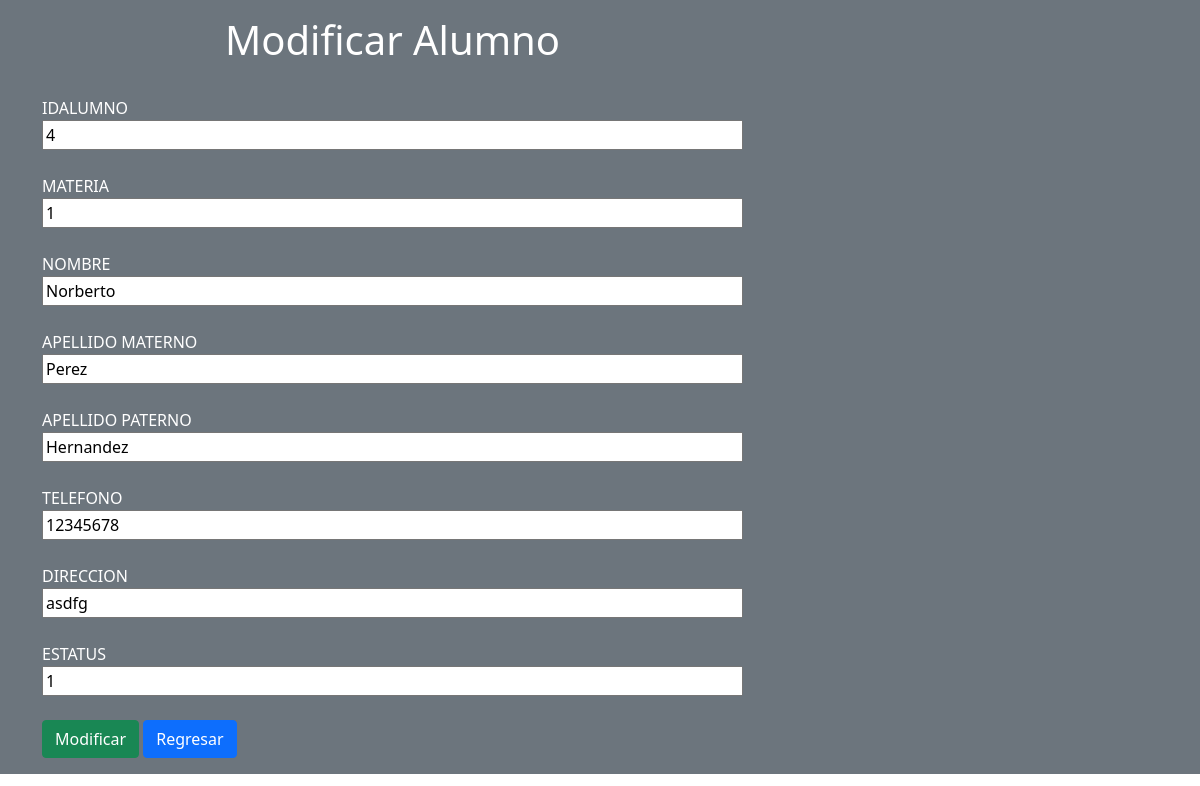
Screenshot of /modificar.php?tabla=alumno&id=4 with the database file from the repository.
### tables this page shows
CREATE TABLE `alumno` (
  `idAlumno` int(10) NOT NULL,
  `Materia` int(10) NOT NULL,
  `Nombre` varchar(50) NOT NULL,
  `Apellido Materno` varchar(50) NOT NULL,
  `Apellido Paterno` varchar(50) NOT NULL,
  `Telefono` varchar(10) NOT NULL,
  `Direccion` varchar(50) NOT NULL,
  `estatus` bit(1) NOT NULL DEFAULT b'1'
);

### adodb5/adodb.inc.php (called while the page is built, shortened)
<?php
if (!defined('_ADODB_LAYER')) {
	GLOBAL
		$ADODB_vers,
		$ADODB_COUNTRECS,
		$ADODB_CACHE_DIR,
		$ADODB_CACHE,
		$ADODB_CACHE_CLASS,
		$ADODB_COMPAT_FETCH,
		$ADODB_FETCH_MODE,
		$ADODB_GETONE_EOF,
		$ADODB_QUOTE_FIELDNAMES;
	function ADODB_Setup() {
	GLOBAL
		$ADODB_vers,
		$ADODB_COUNTRECS,
		$ADODB_CACHE_DIR,
		$ADODB_FETCH_MODE,
		$ADODB_CACHE,
		$ADODB_CACHE_CLASS,
		$ADODB_FORCE_TYPE,
		$ADODB_GETONE_EOF,
		$ADODB_QUOTE_FIELDNAMES;
		$ADODB_FETCH_MODE = ADODB_FETCH_DEFAULT;
		if (!isset($ADODB_COUNTRECS)) {
			$ADODB_COUNTRECS = true;
		}
	}
	abstract class ADOConnection {
	var $debug = false;
	var $true = '1';
	var $false = '0';
	var $fetchMode=false;
	var $bulkBind = false;
	var $_queryID = false;
	var $_bindInputArray = false;
	public function Execute($sql, $inputarr = false) {
		if ($inputarr !== false) {
			if (!is_array($inputarr)) {
				$inputarr = array($inputarr);
			}
			$element0 = reset($inputarr);
			$array_2d = $this->bulkBind && is_array($element0) && !is_object(reset($element0));
			unset($element0);
			if (!is_array($sql) && !$this->_bindInputArray) {
				$sqlarr = explode('?',$sql);
				$nparams = sizeof($sqlarr)-1;
				if (!$array_2d) {
					$inputarr = array($inputarr);
				} else {
					$countElements = array_map('count', $inputarr);
					if (1 != count(array_unique($countElements))) {
						$this->outp_throw(
							"[bulk execute] Input array has different number of params  [" . print_r($countElements, true) .  "].",
							'Execute'
						);
						return false;
					}
					unset($countElements);
				}
				$element0 = reset($inputarr);
				if ($nparams != count($element0)) {
					$this->outp_throw(
						"Input array has " . count($element0) .
						" params, does not match query: '" . htmlspecialchars($sql) . "'",
						'Execute'
					);
					return false;
				}
				unset($element0);
				foreach($inputarr as $arr) {
					$sql = ''; $i = 0;
					foreach ($arr as $v) {
						$sql .= $sqlarr[$i];
						$typ = gettype($v);
						if ($typ == 'string') {
							$sql .= $this->qstr($v);
						} else if ($typ == 'double') {
							$sql .= str_replace(',','.',$v);
						} else if ($typ == 'boolean') {
							$sql .= $v ? $this->true : $this->false;
						} else if ($typ == 'object') {
							if (method_exists($v, '__toString')) {
								$sql .= $this->qstr($v->__toString());
							} else {
								$sql .= $this->qstr((string) $v);
							}
						} else if ($v === null) {
							$sql .= 'NULL';
						} else {
							$sql .= $v;
						}
						$i += 1;
						if ($i == $nparams) {
							break;
						}
					}
					if (isset($sqlarr[$i])) {
						$sql .= $sqlarr[$i];
						if ($i+1 != sizeof($sqlarr)) {
							$this->outp_throw( "Input Array does not match ?: ".htmlspecialchars($sql),'Execute');
						}
					} else if ($i != sizeof($sqlarr)) {
						$this->outp_throw( "Input array does not match ?: ".htmlspecialchars($sql),'Execute');
					}
					$ret = $this->_Execute($sql);
					if (!$ret) {
						return $ret;
					}
				}
			} else {
				if ($array_2d) {
					if (is_string($sql)) {
						$stmt = $this->Prepare($sql);
					} else {
						$stmt = $sql;
					}
					foreach($inputarr as $arr) {
						$ret = $this->_Execute($stmt,$arr);
						if (!$ret) {
							return $ret;
						}
					}
				} else {
					$ret = $this->_Execute($sql,$inputarr);
				}
			}
		} else {
			$ret = $this->_Execute($sql,false);
		}
		return $ret;
	}
	function _Execute($sql,$inputarr=false) {
		if( is_string($sql) ) {
			$sql = str_replace( '_ADODB_COUNT', '', $sql );
		}
		if ($this->debug) {
			global $ADODB_INCLUDED_LIB;
			if (empty($ADODB_INCLUDED_LIB)) {
				include_once(ADODB_DIR.'/adodb-lib.inc.php');
			}
			$this->_queryID = _adodb_debug_execute($this, $sql,$inputarr);
		} else {
			$this->_queryID = @$this->_query($sql,$inputarr);
		}
		$rs = new $rsclass($this->_queryID,$this->fetchMode);
		$rs->connection = $this;
		$rs->Init();
		if (is_array($sql)) {
			$rs->sql = $sql[0];
		} else {
			$rs->sql = $sql;
		}
		return $rs;
	}
	function GetAll($sql, $inputarr=false) {
        return $this->GetArray($sql,$inputarr);
	}
	function GetArray($sql,$inputarr=false) {
		global $ADODB_COUNTRECS;
		$savec = $ADODB_COUNTRECS;
		$ADODB_COUNTRECS = false;
		$rs = $this->Execute($sql,$inputarr);
		$ADODB_COUNTRECS = $savec;
		$arr = $rs->GetArray();
		return $arr;
	}
	function Close() {
		$rez = $this->_close();
		$this->_queryID = false;
		return $rez;
	}
}
	class ADORecordSet implements IteratorAggregate {
	var $fields = false;
	var $EOF = false;
	var $_numOfRows = -1;
	var $_numOfFields = -1;
	var $_currentRow = -1;
	var $_closed = false;
	function __construct($queryID) {
		$this->_queryID = $queryID;
	}
	function Init() {
		if ($this->_numOfRows != 0 && $this->_numOfFields && $this->_currentRow == -1) {
			$this->_currentRow = 0;
			if ($this->EOF = ($this->_fetch() === false)) {
				$this->_numOfRows = 0;
			}
		} else {
			$this->EOF = true;
		}
	}
	function GetArray($nRows = -1) {
		$results = array();
		$cnt = 0;
		while (!$this->EOF && $nRows != $cnt) {
			$results[] = $this->fields;
			$cnt++;
		}
		return $results;
	}
	protected function AssocCaseConvertFunction($case = ADODB_ASSOC_CASE) {
		switch($case) {
			case ADODB_ASSOC_CASE_NATIVE:
			default:
				return false;
		}
	}
	function Close() {
		if (!$this->_closed) {
			$this->_closed = true;
			return $this->_close();
		} else
			return true;
	}
	function FieldCount() {
		return $this->_numOfFields;
	}
	protected function _updatefields()
	{
		$fn_change_case = $this->AssocCaseConvertFunction();
		if(!$fn_change_case) {
			return;
		}
		$arr = array();
		$this->fields = $arr;
	}
}
	function ADOLoadCode($dbType) {
		$db = strtolower($dbType);
		switch ($db) {
			default:
				$class = $db;
				break;
		}
		$file = "drivers/adodb-$db.inc.php";
		if (class_exists("ADODB_" . $class)) {
			return $class;
		}
		return false;
	}
	function NewADOConnection($db='') {
		return ADONewConnection($db);
	}
	function ADONewConnection($db='') {
		global $ADODB_NEWCONNECTION, $ADODB_LASTDB;
		$errorfn = (defined('ADODB_ERROR_HANDLER')) ? ADODB_ERROR_HANDLER : false;
		if(empty($obj)) {
			if (!isset($ADODB_LASTDB)) {
				$ADODB_LASTDB = '';
			}
			if ($db != $ADODB_LASTDB) {
				$db = ADOLoadCode($db);
			}
			$cls = 'ADODB_'.$db;
			$obj = new $cls();
		}
		return $obj;
	}
}

### conexion.php (called while the page is built)
<?php
include 'adodb5/adodb.inc.php';
$db = newADOConnection('mysqli');
$db->connect("localhost", "root", "", "prypaginaweb") or die ("Error");
return $db;
?>

### adodb5/drivers/adodb-mysqli.inc.php (called while the page is built, shortened)
<?php
if (!defined("_ADODB_MYSQLI_LAYER")) {
class ADODB_mysqli extends ADOConnection {
	var $clientFlags = 0;
	var $port = 3306;
	var $socket = '';
	var $multiQuery = false;
	function _connect($argHostname = null,
					  $argUsername = null,
					  $argPassword = null,
					  $argDatabasename = null,
					  $persist = false)
	{
		$this->_connectionID = @mysqli_init();
		$ok = @mysqli_real_connect($this->_connectionID,
					$argHostname,
					$argUsername,
					$argPassword,
					$argDatabasename,
					(int)$this->port != 0 ? (int)$this->port : 3306,
					$this->socket,
					$this->clientFlags);
		if ($ok) {
			if ($argDatabasename)  return $this->selectDB($argDatabasename);
			return true;
		} else {
			if ($this->debug) {
				ADOConnection::outp("Could not connect : "  . $this->errorMsg());
			}
			$this->_connectionID = null;
			return false;
		}
	}
	function SelectDB($dbName)
	{
		if ($this->_connectionID) {
			$result = @mysqli_select_db($this->_connectionID, $dbName);
			return $result;
		}
		return false;
	}
	function _query($sql, $inputarr)
	{
		global $ADODB_COUNTRECS;
		if ($this->multiQuery) {
			$rs = mysqli_multi_query($this->_connectionID, $sql.';');
			if ($rs) {
				$rs = ($ADODB_COUNTRECS) ? @mysqli_store_result( $this->_connectionID ) : @mysqli_use_result( $this->_connectionID );
				return $rs ? $rs : true;
			}
		} else {
			$rs = mysqli_query($this->_connectionID, $sql, $ADODB_COUNTRECS ? MYSQLI_STORE_RESULT : MYSQLI_USE_RESULT);
			if ($rs) {
				return $rs;
			}
		}
		return false;
	}
	function _close()
	{
		$this->_connectionID = false;
	}
}
class ADORecordSet_mysqli extends ADORecordSet{
	function __construct($queryID, $mode = false)
	{
		if ($mode === false) {
			global $ADODB_FETCH_MODE;
			$mode = $ADODB_FETCH_MODE;
		}
		switch ($mode) {
			case ADODB_FETCH_DEFAULT:
			case ADODB_FETCH_BOTH:
			default:
				$this->fetchMode = MYSQLI_BOTH;
				break;
		}
	}
	function _initrs()
	{
	global $ADODB_COUNTRECS;
		$this->_numOfRows = $ADODB_COUNTRECS ? @mysqli_num_rows($this->_queryID) : -1;
		$this->_numOfFields = @mysqli_num_fields($this->_queryID);
	}
	function FetchField($fieldOffset = -1)
	{
		$fieldnr = $fieldOffset;
		$o = @mysqli_fetch_field($this->_queryID);
		$o->primary_key = $o->flags & MYSQLI_PRI_KEY_FLAG;
		$o->not_null = $o->flags & MYSQLI_NOT_NULL_FLAG;
		$o->auto_increment = $o->flags & MYSQLI_AUTO_INCREMENT_FLAG;
		$o->binary = $o->flags & MYSQLI_BINARY_FLAG;
		$o->unsigned = $o->flags & MYSQLI_UNSIGNED_FLAG;
		$a = new ADOFieldObject;
		foreach (get_object_vars($o) as $key => $name)
			$a->$key = $name;
		return $a;
	}
	function MoveNext()
	{
		$this->fields = @mysqli_fetch_array($this->_queryID,$this->fetchMode);
		$this->EOF = true;
		return false;
	}
	function _fetch()
	{
		$this->fields = mysqli_fetch_array($this->_queryID,$this->fetchMode);
		return is_array($this->fields);
	}
	function _close()
	{
		$this->_queryID = false;
	}
}
}

### modificar.php (the view, shortened to what this page needs)
<!DOCTYPE html>
<html lang="en">
<head>
  <link href="https://cdn.jsdelivr.net/npm/bootstrap@5.0.2/dist/css/bootstrap.min.css" rel="stylesheet">
    <link href="https://cdn.jsdelivr.net/npm/bootstrap@5.0.2/dist/css/bootstrap.min.css" rel="stylesheet">
</head>
<body>
<header class="p-3 bg-secondary text-white">
<div class="container ">
   <div class="d-flex flex-wrap align-items-center justify-content-center justify-content-lg-start ">
<?php
include("conexion.php");
$tabla=$_GET['tabla'];
$id=$_GET['id'];
?>
<form method="POST" action="modificarRegistro.php?Tabla=<?php echo $tabla?>">
<?php
if ($tabla=='alumno')
{
  echo '<h1 align=center>Modificar Alumno</h1></br>';
  $SELECT = "SELECT * FROM alumno WHERE idAlumno=".$id."";;
}
$array=$db->getAll($SELECT);
$db->connect("localhost", "root", "", "prypaginaweb") or die ("Error");
  $rs=$db->execute($SELECT);
  for ($i=0; $i < count($array); $i++)
  {
      for ($j=0; $j < $a=count($array[$i])/2; $j++)
      {
        for ($j=0; $j < $rs->FieldCount(); $j++)
        {
          echo '<label>'.strtoupper($rs->FetchField($j)->name).'      '.'</label><br>
          <input type="text" value="'.$array[$i][$j].'" name="'.$rs->fetchfield($j)->name.'" minlength="1" maxlength="50" size="70"><br><br>';
        }
      }
  }
?>
<button type="submit" class="btn btn-success">Modificar</button></a>
<a algin="rhigt"  href="tabla.php?tabla=<?php echo $tabla ?>" ><button type="button"  class="btn btn-primary">Regresar</button></a>
</form>
</div>
</div>
</header>
</body>
</html>

### rows the page displays
alumno: idAlumno "4", Materia "1", Nombre "Norberto", Apellido Materno "Perez", Apellido Paterno "Hernandez", Telefono "12345678", Direccion "asdfg", estatus "1"

### other values shown
$rs->FetchField($j)->name "IDALUMNO"
$rs->FetchField($j)->name "MATERIA"
$rs->FetchField($j)->name "NOMBRE"
$rs->FetchField($j)->name "APELLIDO MATERNO"
$rs->FetchField($j)->name "APELLIDO PATERNO"
$rs->FetchField($j)->name "TELEFONO"
$rs->FetchField($j)->name "DIRECCION"
$rs->FetchField($j)->name "ESTATUS"
